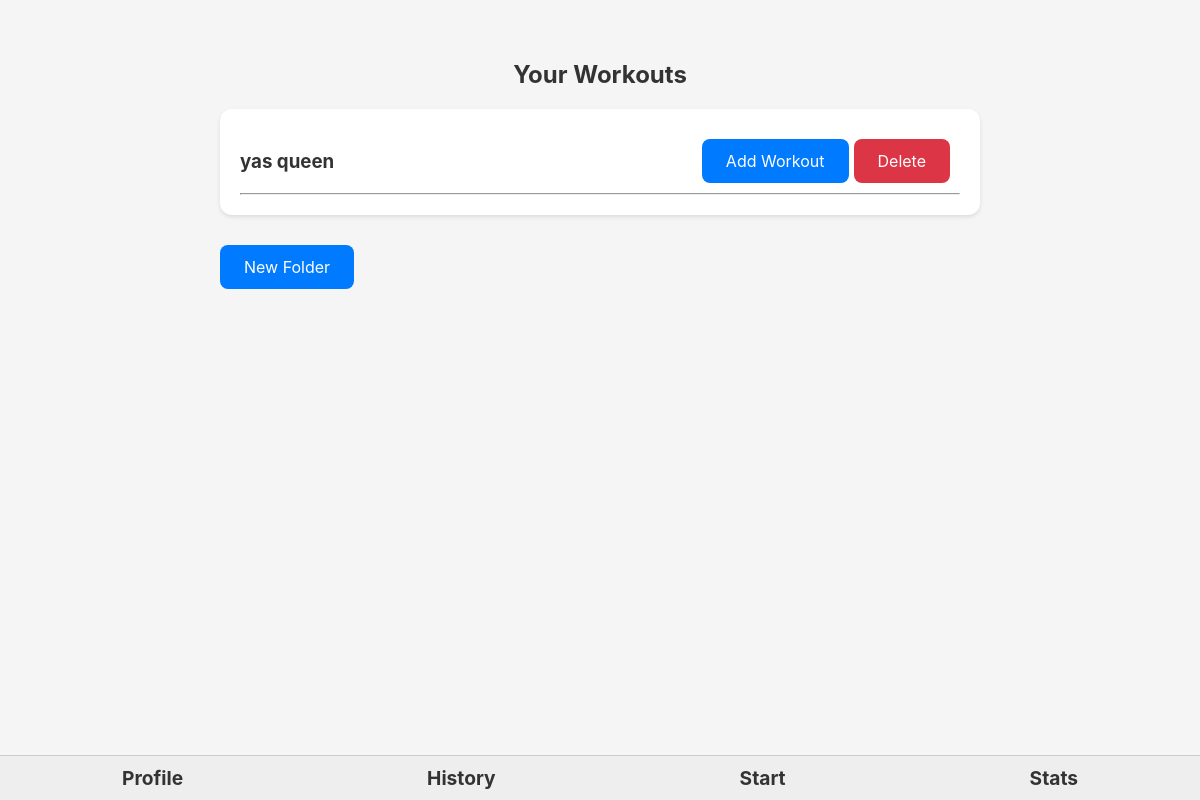
/dashboard (signed in), run on an earlier commit of the app's database.
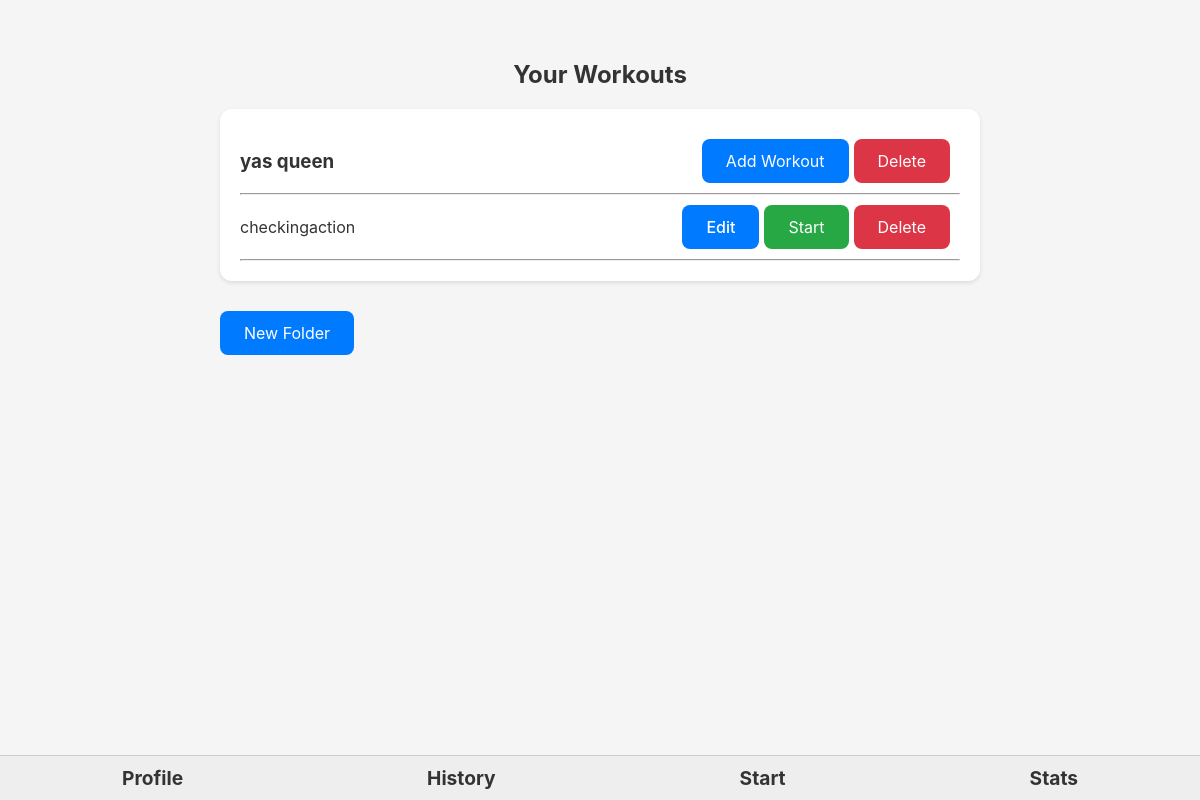
And on a later commit of the database.
### app.py (models this page shows)
class Folder(db.Model):
    id = db.Column(db.Integer, primary_key=True)
    name = db.Column(db.String(100), nullable=False)
    user_id = db.Column(db.Integer, db.ForeignKey('user.id'), nullable=False)
    templates = db.relationship('WorkoutTemplate', backref='folder', lazy=True)

class WorkoutTemplate(db.Model):
    id = db.Column(db.Integer, primary_key=True)
    name = db.Column(db.String(100), nullable=False)
    folder_id = db.Column(db.Integer, db.ForeignKey('folder.id'), nullable=False)
    exercises = db.relationship('TemplateExercise', backref='template', lazy=True)

### app.py (the view)
@app.route('/dashboard')
@login_required
def dashboard():
    folders = Folder.query.filter_by(user_id=current_user.id).all()
    current_workout = Workout.query.filter_by(
        user_id=current_user.id,
        completed=False
    ).order_by(Workout.date.desc()).first()
    recent_workouts = Workout.query.filter_by(
        user_id=current_user.id,
        completed=True
    ).order_by(Workout.date.desc()).limit(5).all()
    return render_template('dashboard.html',
                         folders=folders,
                         recent_workouts=recent_workouts,
                         current_workout=current_workout)

### app.py (called while the page is built)
@login_manager.user_loader
def load_user(user_id):
    return User.query.get(int(user_id))

### templates/dashboard.html (shortened to what this page needs)
{% extends "base.html" %}
{% block content %}
<div class="dashboard-container">
    <div class="folders-section">
        <h1>Your Workouts</h1>
        <div class="folders-container">
            {% for folder in folders %}
            <div class="folder container">
                <div class="folder-header">
                    <h3>{{ folder.name }}</h3>
                    <div class="folder-actions">
                        <button onclick="showForm('{{folder.id}}')" type="submit" class='button' >Add Workout</button>
                        <form action="{{ url_for('delete_folder', folder_id=folder.id) }}" method="post">
                            <button type="submit" class="button delete-button" onclick="return confirm('Are you sure you want to delete this folder and all its templates?')">Delete</button>
                        </form>
                    </div>
                </div>
                <hr>
                <div class="templates-list">
                    {% for template in folder.templates %}
                    <div class="template-container">
                        <span>{{ template.name }}</span>
                        <div class="template-actions">
                            <a href="{{ url_for('edit_template', template_id=template.id) }}" class="button edit-button">Edit</a>
                            <form action="{{ url_for('start_workout', template_id=template.id) }}" method="post" class="inline-form">
                                <button type="submit" class="button start-button">Start</button>
                            </form>
                            <form action="{{ url_for('delete_template', template_id=template.id) }}" method="post" class="inline-form">
                                <button type="submit" class="button delete-button" onclick="return confirm('Are you sure you want to delete this template?')">Delete</button>
                            </form>
                        </div>
                    </div>
                    <hr>
                    {% endfor %}
                </div>
            </div>
            {% endfor %}
        </div>
        <div class="folder-form">
            <button onclick="showForm('folder-form')" type="submit"">New Folder</button>
        </div>
    </div>
</div>
{% endblock %}

### templates/base.html (shortened to what this page needs)
<!DOCTYPE html>
<html lang="en">
<head>
    <link href="../static/style.css" rel="stylesheet">
</head>
<body>
    {% block content %}{% endblock %}
    <nav class="bottom-nav">
        <a href="{{ url_for('profile') }}">Profile</a>
        <a href="{{ url_for('history') }}">History</a>
        <a href="{{ url_for('start_workout_page') }}">Start</a>
        <a href="{{ url_for('stats') }}">Stats</a>
    </nav>
</body>
</html>

### static/style.css (style rules this page uses)
:root { --primary-color: #007AFF; --primary-hover-color: #0056b3; --danger-color: #dc3545; --danger-hover-color: #c82333; --success-color: #28a745; --success-hover-color: #218838; --neutral-color: #6c757d; --neutral-hover-color: #5a6268; --border-color: #ddd; --background-color: #f5f5f5; --card-background: white; --font-color: #333; --muted-color: #666; --muted-hover-color:#585353; --very-muted-color: #f0eaea; }
* { box-sizing: border-box; font-family: -apple-system, BlinkMacSystemFont, "Segoe UI", Roboto, Helvetica, Arial, sans-serif; margin: 0; padding: 0; }
body { background-color: var(--background-color); color: var(--font-color); padding: 20px; }
.container { max-width: 1200px; margin: 0 auto; padding: 20px; background-color: var(--card-background); border-radius: 12px; box-shadow: 0 2px 4px rgba(0, 0, 0, 0.1); padding: 20px; margin-bottom: 20px; }
.dashboard-container { max-width: 800px; margin: 0 auto; padding: 20px; }
h1 { font-size: 24px; color: var(--font-color); margin-bottom: 20px; text-align: center; }
button, a.button { background-color: var(--primary-color); color: white; border: none; padding: 12px 24px; border-radius: 8px; font-size: 16px; cursor:pointer; align-items: center; text-decoration: none; display: inline-block; transition: background-color 0.3s ease, transform 0.2s ease; }
.finish-button, .save-button, .start-button { background-color: var(--success-color); }
.edit-button { background-color: var(--neutral-color); }
.delete-button, .cancel-button { background-color: var(--danger-color); }
a { color: var(--primary-color); text-decoration: none; font-weight: 500; }
.folder-form, .new-folder-form, .add-folder-form { display: inline-block; gap: 5px; align-items: center; justify-content: left; margin-top: 10px; }
.bottom-nav { position: fixed; bottom: 0; left: 0; width: 100%; background-color: #eee; display: flex; justify-content: space-around; padding: 10px 0; border-top: 1px solid #ccc; }
.bottom-nav a { color: var(--font-color); font-weight: bold; font-size: larger; }
.folder-header { display:flex; align-items: center; justify-content: space-between; }
.folder-actions { display: flex; align-items: center; gap: 5px; padding: 10px; }
.template-container { display: flex; align-items: center; justify-content: space-between; }
.template-actions { display: flex; align-items: center; gap: 5px; padding: 10px; }

What changed in the data, as far as the page shows it:
added WorkoutTemplate: name "checkingaction"
